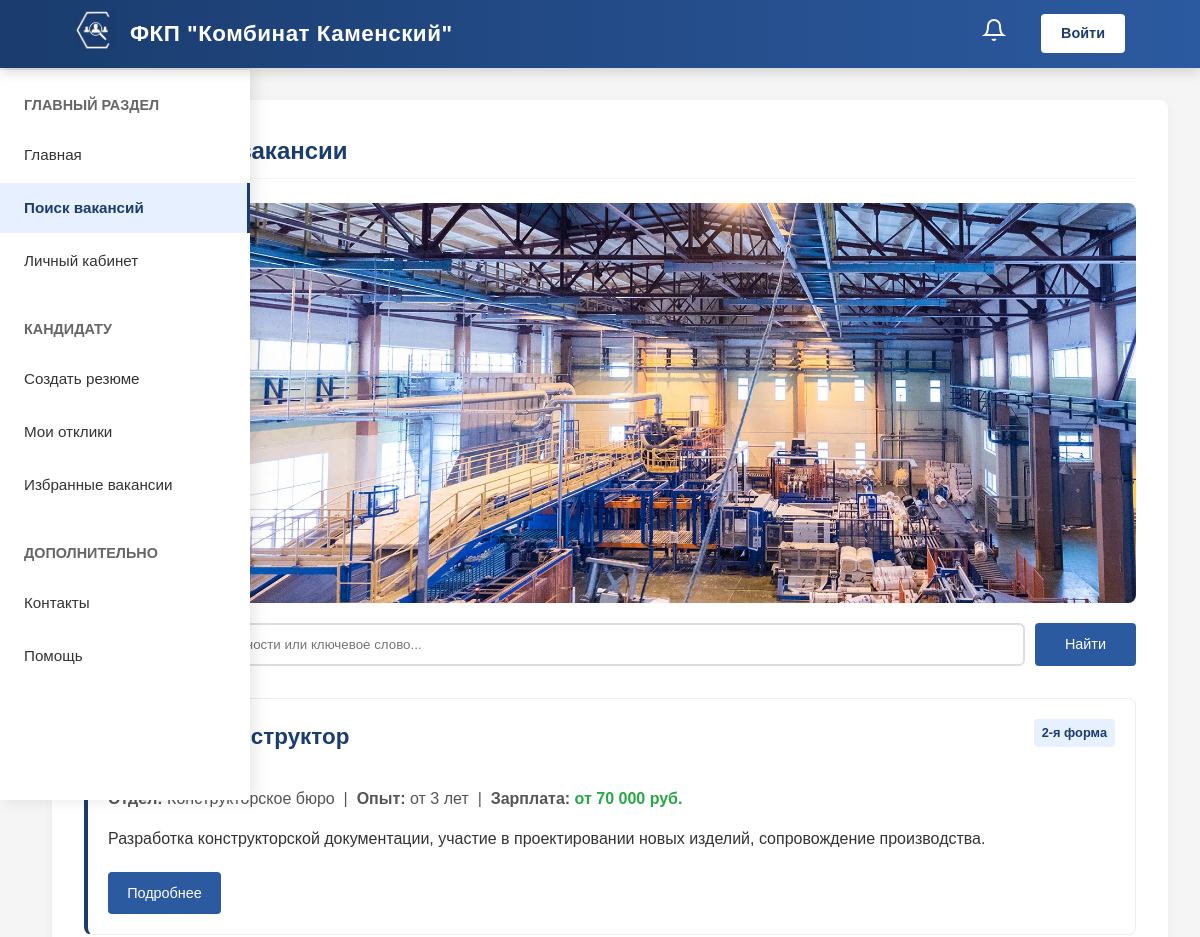
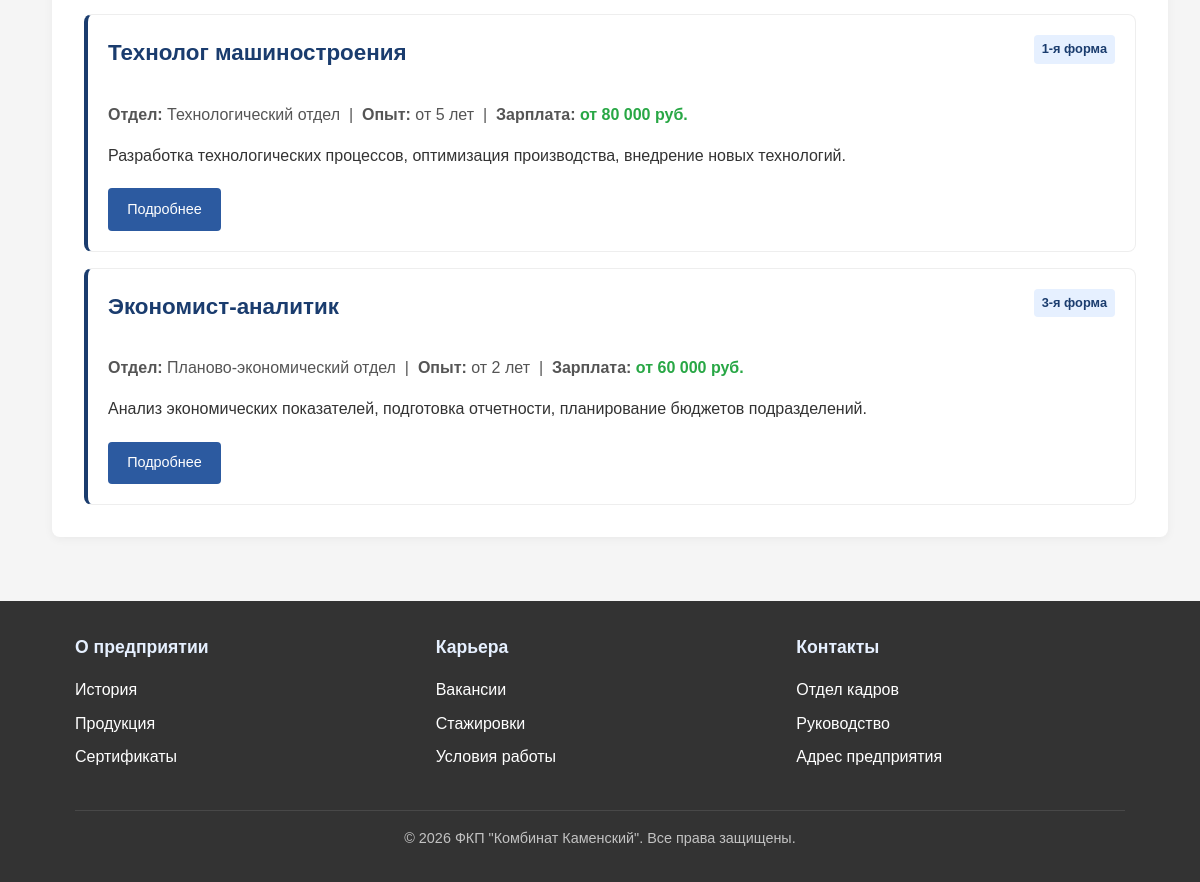
Page /index.php?page=vacancies on the committed database (2 pictures, top to bottom).
### tables this page shows
CREATE TABLE IF NOT EXISTS vacancies (
    id INT AUTO_INCREMENT PRIMARY KEY,
    title VARCHAR(200) NOT NULL,
    department VARCHAR(150) NOT NULL,
    security_level VARCHAR(50) NOT NULL,
    salary_from INT NOT NULL,
    experience_from INT NOT NULL,
    description TEXT NOT NULL
);

### db.php (called while the page is built, shortened)
<?php
function is_logged_in() {
    return isset($_SESSION['user_id']);
}
function current_user($link) {
    if (!is_logged_in()) return null;
    $id = (int)$_SESSION['user_id'];
    $res = mysqli_query($link, "SELECT * FROM users WHERE id = $id");
    return mysqli_fetch_assoc($res);
}

### pages/vacancies.php (the view, shortened to what this page needs)
<?php
$search = trim($_GET['q'] ?? '');
$sql = "SELECT * FROM vacancies";
$res = mysqli_query($link, $sql);
?>
<section class="page-view active" id="page-vacancies">
    <div class="page">
        <h2>Актуальные вакансии</h2>
        <div style="margin-bottom: 20px; border-radius: 8px; overflow: hidden; height: 400px;">
            <img src="assets/photo2.webp" style="width: 100%; height: 100%; object-fit: cover;" alt="Работа на предприятии">
        </div>
        <form class="search-form" method="get" action="index.php" style="margin-bottom: 2rem; display: flex; gap: 10px;">
            <input type="text" name="q" placeholder="Введите название должности или ключевое слово..." value="<?= htmlspecialchars($search) ?>" style="flex: 1; padding: 12px; border: 2px solid #ddd; border-radius: 6px;">
            <button type="submit" class="btn" style="padding: 12px 30px;">Найти</button>
        </form>
        <div class="vacancies-list">
            <?php while ($v = mysqli_fetch_assoc($res)): ?>
            <div class="vacancy-item" style="padding: 20px; border-left: 4px solid var(--primary-blue);">
                <div class="vacancy-header" style="margin-bottom: 15px;">
                    <h3 class="vacancy-title" style="font-size: 1.4rem;"><?= htmlspecialchars($v['title']) ?></h3>
                    <span class="security-level"><?= htmlspecialchars($v['security_level']) ?></span>
                </div>
                <div class="vacancy-meta" style="font-size: 1rem; margin-bottom: 15px; color: #555;">
                    <strong>Отдел:</strong> <?= htmlspecialchars($v['department']) ?> &nbsp;|&nbsp;
                    <strong>Опыт:</strong> от <?= $v['experience_from'] ?> лет &nbsp;|&nbsp;
                    <strong>Зарплата:</strong> <span style="color: var(--success); font-weight: bold;">от <?= number_format($v['salary_from'], 0, '', ' ') ?> руб.</span>
                </div>
                <p style="margin-bottom: 20px; line-height: 1.6;"><?= htmlspecialchars($v['description']) ?></p>
                <div class="vacancy-actions">
                    <a class="btn" href="index.php?page=vacancy&id=<?= $v['id'] ?>">Подробнее</a>
                </div>
            </div>
            <?php endwhile; ?>
        </div>
    </div>
</section>

### index.php (shortened to what this page needs)
<?php
require 'db.php';
$user = current_user($link);
$page = $_GET['page'] ?? 'home';
$userName = (isset($user) && $user) ? htmlspecialchars($user['first_name'] . ' ' . $user['last_name']) : 'Имя Фамилия';
$userInitials = (isset($user) && $user) ? mb_substr($user['first_name'], 0, 1) . mb_substr($user['last_name'], 0, 1) : 'ИФ';
$userAvatar = (isset($user) && !empty($user['avatar'])) ? "uploads/" . $user['avatar'] : null;
?>
<!DOCTYPE html>
<html lang="ru">
<head>
<link rel="stylesheet" href="css/base.css">
<link rel="stylesheet" href="css/layout.css">
<link rel="stylesheet" href="css/components.css">
<link rel="stylesheet" href="css/pages.css">
<link rel="stylesheet" href="css/responsive.css">
</head>
<body>
<div id="mainApp" class="" style="display:flex; flex-direction:column; min-height:100vh;">
<header class="main-header" style="position: sticky; top: 0; z-index: 1000;">
        <div class="container">
        <div class="header-content">
            <div class="header-left">
                <div class="logo">
                    <a href="index.php?page=home"><img src="assets/рисунок.svg" alt="Логотип" width="40" height="40" onerror="this.style.display='none'"></a>
                    <a href="index.php?page=home" class="logo-text">ФКП "Комбинат Каменский"</a>
                </div>
            </div>
            <div class="header-right">
                <div class="notifications" id="notificationsBtn">
                </div>
                <?php if ($user): ?>
                    <div class="profile" id="profileBtn">
                        <?php if ($userAvatar): ?>
                            <img src="<?= $userAvatar ?>" class="profile-avatar-small" style="object-fit: cover;">
                        <?php else: ?>
                            <div class="profile-avatar-small"><?= $userInitials ?></div>
                        <?php endif; ?>
                        <span><?= $userName ?></span>
                        <div class="profile-dropdown" id="profileDropdown">
                            <ul class="profile-menu">
                                <li><a href="index.php?page=cabinet">Мой профиль</a></li>
                                <li><a href="index.php?page=settings">Настройки</a></li>
                                <li><a href="logout.php">Выйти</a></li>
                            </ul>
                        </div>
                    </div>
                <?php else: ?>
                    <a href="index.php?page=login" class="btn" style="background: white; color: var(--primary-blue); padding: 8px 20px; border-radius: 4px; font-weight: bold; text-decoration: none; margin-left: 10px;">Войти</a>
                <?php endif; ?>
            </div>
        </div>
    </div>
</header>
<div class="main-content" style="position: relative;">
    <div class="sidebar-trigger"></div>
    <aside class="sidebar" id="sidebar">
        <div class="sidebar-section">
            <h3>Главный раздел</h3>
            <ul class="sidebar-nav">
                <li><a href="index.php?page=home" class="<?= $page === 'home' ? 'active' : '' ?>">Главная</a></li>
                <li><a href="index.php?page=vacancies" class="<?= $page === 'vacancies' ? 'active' : '' ?>">Поиск вакансий</a></li>
                <li><a href="index.php?page=cabinet" class="<?= $page === 'cabinet' ? 'active' : '' ?>">Личный кабинет</a></li>
            </ul>
        </div>
        <div class="sidebar-section">
            <h3>Кандидату</h3>
            <ul class="sidebar-nav">
                <li><a href="index.php?page=resume" class="<?= $page === 'resume' ? 'active' : '' ?>">Создать резюме</a></li>
                <li><a href="index.php?page=applications" class="<?= $page === 'applications' ? 'active' : '' ?>">Мои отклики</a></li>
                <li><a href="index.php?page=favorites" class="<?= $page === 'favorites' ? 'active' : '' ?>">Избранные вакансии</a></li>
            </ul>
        </div>
        <div class="sidebar-section">
            <h3>Дополнительно</h3>
            <ul class="sidebar-nav">
                <li><a href="index.php?page=contacts" class="<?= $page === 'contacts' ? 'active' : '' ?>">Контакты</a></li>
                <li><a href="index.php?page=help" class="<?= $page === 'help' ? 'active' : '' ?>">Помощь</a></li>
            </ul>
        </div>
    </aside>
        <div class="page-content">
        <?php
        if ($page !== 'login' && $page !== 'register') {
            $file = "pages/{$page}.php";
            if (file_exists($file)) { include $file; } else { echo "<div class='page'><h2>Страница не найдена</h2></div>"; }
        }
        ?>
    </div>
</div>
<footer>
        <div class="container">
        <div class="footer-content">
            <div class="footer-section">
                <h3>О предприятии</h3>
                <ul>
                    <li><a href="index.php?page=about">История</a></li>
                    <li><a href="index.php?page=about#products">Продукция</a></li>
                    <li><a href="index.php?page=about#certs">Сертификаты</a></li>
                </ul>
            </div>
            <div class="footer-section">
                <h3>Карьера</h3>
                <ul>
                    <li><a href="index.php?page=vacancies">Вакансии</a></li>
                    <li><a href="index.php?page=internship">Стажировки</a></li>
                    <li><a href="index.php?page=conditions">Условия работы</a></li>
                </ul>
            </div>
            <div class="footer-section">
                <h3>Контакты</h3>
                <ul>
                    <li><a href="index.php?page=contacts">Отдел кадров</a></li>
                    <li><a href="index.php?page=contacts">Руководство</a></li>
                    <li><a href="index.php?page=contacts">Адрес предприятия</a></li>
                </ul>
            </div>
        </div>
        <div class="copyright">
            &copy; 2026 ФКП "Комбинат Каменский". Все права защищены.
        </div>
    </div>
</footer>
</div>
</body>
</html>

### css/base.css (style rules this page uses)
:root { --primary-blue: #1a3c6e; --secondary-blue: #2c5aa0; --light-blue: #e6f0ff; --dark-gray: #333333; --medium-gray: #666666; --light-gray: #f5f5f5; --white: #ffffff; --sidebar-width: 250px; --danger: #dc3545; --success: #28a745; --warning: #ffc107; }
* { margin: 0; padding: 0; box-sizing: border-box; font-family: Arial, sans-serif; }
body { background-color: var(--light-gray); color: var(--dark-gray); line-height: 1.6; display: flex; flex-direction: column; min-height: 100vh; }
.container { width: 90%; max-width: 1900px; margin: 0 auto; padding: 0 15px; }
.page-view { display: none; }
.page-view.active { display: block; }

### css/layout.css (style rules this page uses)
header { background-color: var(--primary-blue); color: var(--white); padding: 0.8rem 0; box-shadow: 0 2px 5px rgba(0,0,0,0.1); position: sticky; top: 0; z-index: 100; }
.header-content { display: flex; justify-content: space-between; align-items: center; }
.logo { display: flex; align-items: center; }
.header-right { display: flex; align-items: center; gap: 1.5rem; }
.notifications { position: relative; cursor: pointer; padding: 5px; }
.main-content { display: flex; flex: 1; }
.sidebar { width: var(--sidebar-width); background-color: var(--white); box-shadow: 2px 0 5px rgba(0,0,0,0.05); padding: 1.5rem 0; height: calc(100vh - 70px); position: sticky; top: 70px; overflow-y: auto; flex-shrink: 0; }
.sidebar-section { margin-bottom: 2rem; }
.sidebar-section h3 { color: var(--medium-gray); font-size: 0.9rem; text-transform: uppercase; padding: 0 1.5rem; margin-bottom: 0.8rem; }
.sidebar-nav { list-style: none; }
.sidebar-nav li { margin-bottom: 0.2rem; }
.sidebar-nav a { display: flex; align-items: center; padding: 0.8rem 1.5rem; color: var(--dark-gray); text-decoration: none; transition: background-color 0.3s; cursor: pointer; font-size: 0.95rem; }
.sidebar-nav a.active { background-color: var(--light-blue); color: var(--primary-blue); border-right: 3px solid var(--primary-blue); font-weight: bold; }
.page-content { flex: 1; padding: 2rem; overflow-y: auto; min-width: 0; }
.page { background-color: var(--white); border-radius: 8px; box-shadow: 0 2px 10px rgba(0,0,0,0.05); padding: 2rem; margin-bottom: 2rem; }
h2 { color: var(--primary-blue); margin-bottom: 1.5rem; padding-bottom: 0.5rem; border-bottom: 1px solid var(--light-gray); }
h3 { color: var(--primary-blue); margin-bottom: 1rem; }
footer { background-color: var(--dark-gray); color: var(--white); padding: 2rem 0; }
.footer-content { display: flex; justify-content: space-between; flex-wrap: wrap; gap: 2rem; }
.footer-section { flex: 1; min-width: 200px; }
.footer-section h3 { color: var(--light-blue); margin-bottom: 1rem; font-size: 1.1rem; }
.footer-section ul { list-style: none; }
.footer-section li { margin-bottom: 0.5rem; }
.footer-section a { color: var(--white); text-decoration: none; cursor: pointer; }
.copyright { text-align: center; margin-top: 2rem; padding-top: 1rem; border-top: 1px solid rgba(255,255,255,0.1); color: rgba(255,255,255,0.7); font-size: 0.9rem; }
.main-header { background: linear-gradient(90deg, #1a3c6e 0%, #2c5aa0 100%); padding: 10px 0; box-shadow: 0 4px 12px rgba(0,0,0,0.15); }
.header-left, .header-right { display: flex; align-items: center; gap: 20px; }
.logo { display: flex; align-items: center; gap: 15px; }
.logo-text { color: white; text-decoration: none; font-size: 1.4rem; font-weight: bold; letter-spacing: 0.5px; }
.sidebar { width: var(--sidebar-width); background-color: var(--white); box-shadow: 2px 0 5px rgba(0,0,0,0.05); padding: 1.5rem 0; flex-shrink: 0; transition: transform 0.3s ease; }
@media (min-width: 769px) { .sidebar-trigger { width: 20px; height: calc(100vh - 70px); position: sticky; top: 70px; z-index: 1001; flex-shrink: 0; } }
@media (min-width: 769px) { .sidebar { position: fixed; top: 70px; left: 0; height: calc(100vh - 70px); overflow-y: auto; z-index: 1000; transform: translateX(-100%); box-shadow: 4px 0 15px rgba(0,0,0,0.1); transition: transform 0.3s ease; } }
@media (min-width: 769px) { .sidebar.force-open { transform: translateX(0); } }
@media (min-width: 769px) { .page-content { flex: 1; padding: 2rem; min-width: 0; } }
.main-header { position: sticky; top: 0; z-index: 2000 !important; }

### css/components.css (style rules this page uses)
.btn { display: inline-block; padding: 0.6rem 1.2rem; background-color: var(--secondary-blue); color: var(--white); border: none; border-radius: 4px; text-decoration: none; cursor: pointer; transition: background-color 0.3s; font-size: 0.9rem; text-align: center; }

### rows in the picture
vacancies: security_level "2-я форма", department "Конструкторское бюро", experience_from "3", salary_from "70 000", description "Разработка конструкторской документации, участие в проектировании новых изделий, сопровождение производства."
vacancies: title "Технолог машиностроения", security_level "1-я форма", department "Технологический отдел", experience_from "5", salary_from "80 000", description "Разработка технологических процессов, оптимизация производства, внедрение новых технологий."
vacancies: title "Экономист-аналитик", security_level "3-я форма", department "Планово-экономический отдел", experience_from "2", salary_from "60 000", description "Анализ экономических показателей, подготовка отчетности, планирование бюджетов подразделений."
